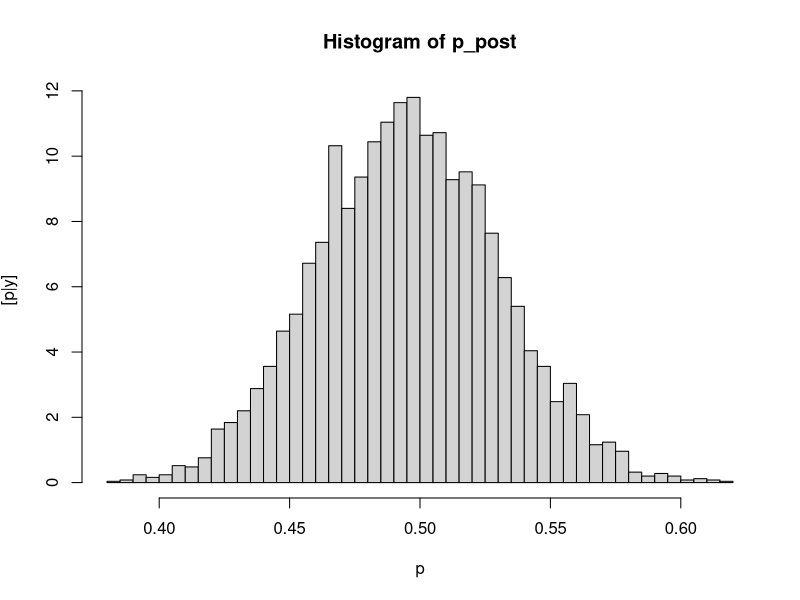
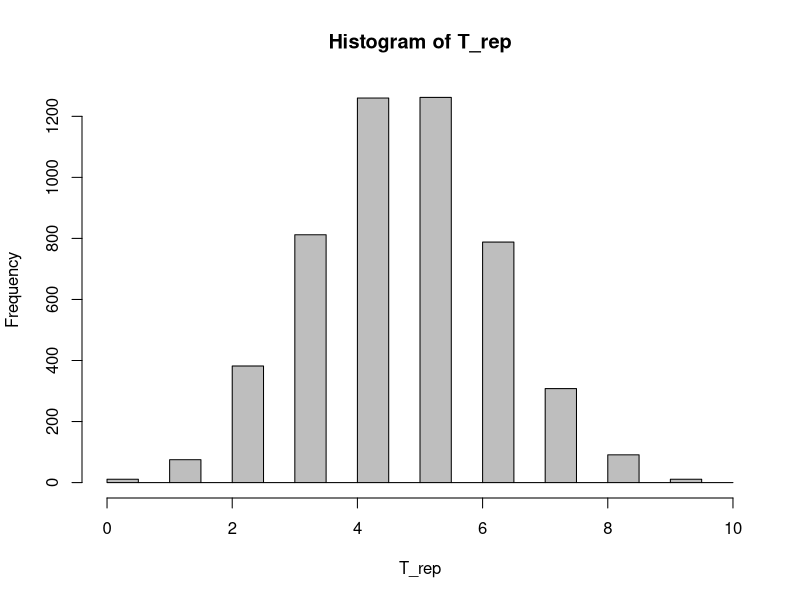
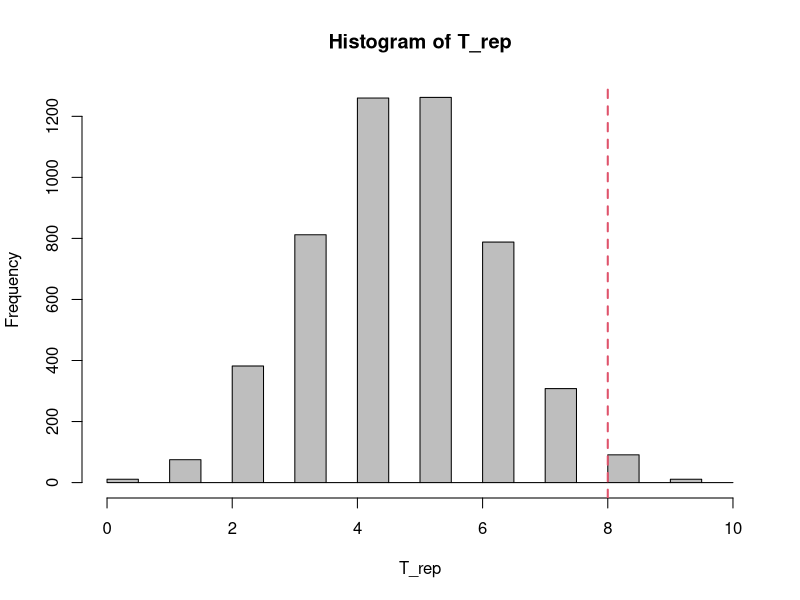
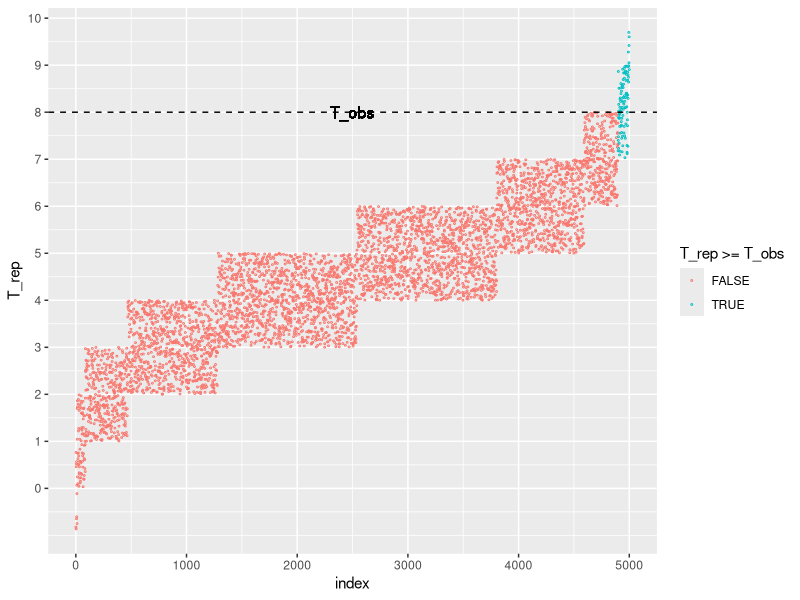
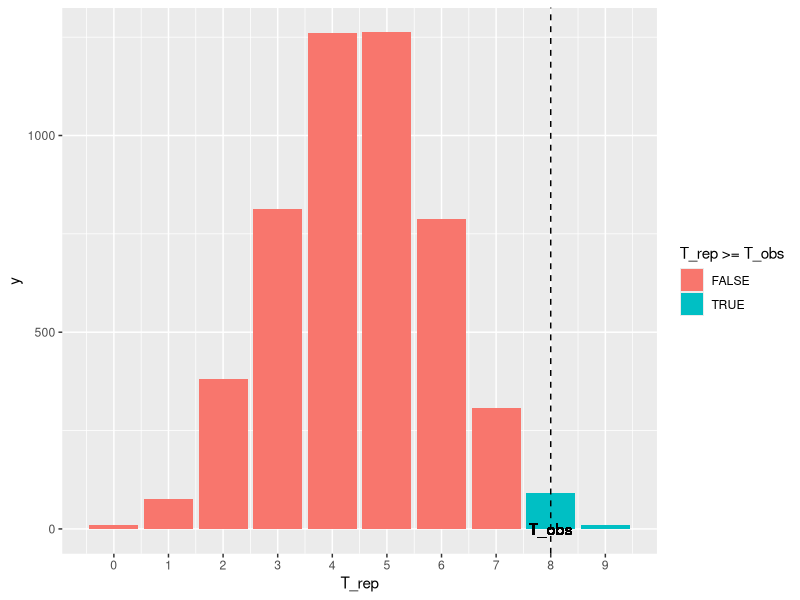

Generate these figures, in order, with R:
## ---- chunk 1
library(ggplot2)
## ---- chunk 2
y <- c(0, 1, 0, 1, 0, 1, 0, 1, 0, 0)
## ---- chunk 3
p_post <- rbeta(5000, 104, 106)
hist(p_post, breaks = 50, xlab = 'p', 
     ylab = expression(paste('[', p ,'|', y, ']')), freq = FALSE)
## ---- chunk 4
rbinom(n = 10, size = 1, prob = p_post[1])
## ---- chunk 5
# make a 2d array to store new coinflips
n_flips <- length(y)
n_iter <- length(p_post)
y_rep <- array(dim = c(n_iter, n_flips))

# simulate new coinflip sequences
for (i in 1:n_iter) {
  y_rep[i, ] <- rbinom(n_flips, 1, p_post[i])
}
## ---- chunk 6
y_rep[1:4, ]
## ---- chunk 7
y_rep[1:4, ]
## ---- chunk 8
count_n_switches <- function(y){
  n <- length(y)
  switches <- 0
  for (i in 2:n) {
    if (y[i - 1] != y[i]){
      switches <- switches + 1
    }
  }
  return(switches)
}
## ---- chunk 9
T_rep <- apply(y_rep, 1, count_n_switches)
## ---- chunk 10
hist(T_rep, breaks = seq(0, 10, .5), right = FALSE, col = 'grey')
## ---- chunk 11
T_obs <- count_n_switches(y)
## ---- chunk 12
hist(T_rep, breaks = seq(0, 10, .5), right = FALSE, col = 'grey')
abline(v = T_obs, col = 2, lwd = 2, lty = 2)
## ---- chunk 13
mean(T_rep >= T_obs)
## ---- chunk 14
library(ggplot2)
library(dplyr)
d <- data.frame(T_rep = T_rep, greq = T_rep >= T_obs) %>%
  arrange(T_rep) %>%
  mutate(index = 1:n())
ggplot(d, aes(x = index, y = T_rep)) + 
  geom_jitter(aes(color = greq), 
              position = position_jitter(width = 0, height = 1), 
              shape = 1, size = .3) + 
  scale_color_discrete(guide = guide_legend(title = "T_rep >= T_obs")) + 
  geom_hline(yintercept = T_obs, linetype = 'dashed') + 
  geom_text(aes(label = 'T_obs', x = 2500, y = T_obs)) + 
  scale_y_continuous(breaks = 0:10)
## ---- chunk 15
ggplot(d, aes(x=T_rep, fill = greq)) + 
  geom_bar() + 
  scale_x_continuous(breaks = 0:10) + 
  geom_vline(xintercept = T_obs, linetype = 'dashed') + 
  scale_fill_discrete(guide = guide_legend(title = "T_rep >= T_obs")) + 
  geom_text(aes(label = 'T_obs', x = T_obs, y = 0))
## ---- chunk 16
d <- read.csv('cleaned_galls.csv')
head(d)
